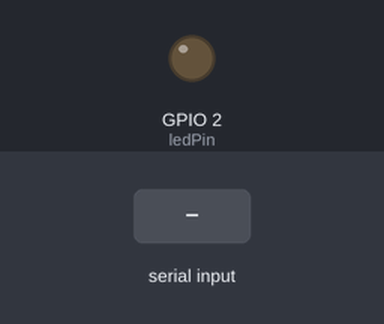
A sketch run on a simulated ESP32. Shown: output pins drawn as LEDs (lit = HIGH). The inputs (shaded band) are chosen by the test bench. Nothing arrives over Bluetooth unless stated.

Above: at 1.2 s.
1.3 s: "1" received over the second serial link
At 2.5 s:
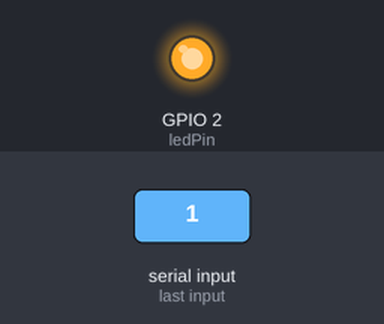
2.8 s: "0" received over the second serial link
At 3.8 s:
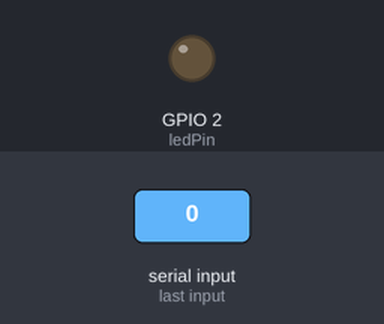
Timing chart, 0 to 5.8 s (numbered marks = the images above; inputs shaded):
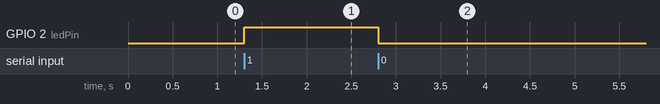

Measured:
- after the input at 1.3 s, GPIO 2 (ledPin): LOW → HIGH at once
- after the input at 2.8 s, GPIO 2 (ledPin): HIGH → LOW at once

The sketch:

MIT_APP_Bluetooth_Control_LED.ino
```cpp
#include "BluetoothSerial.h"

BluetoothSerial SerialBT;

const int ledPin = 2;

void setup() {
  // put your setup code here, to run once:
SerialBT.begin("ESP32-Bluetooth");
pinMode(ledPin, OUTPUT);
}

void loop() {
  // put your main code here, to run repeatedly:
  if (SerialBT.available()){
    char c = SerialBT.read();
    if (c=='1'){
      digitalWrite(ledPin, HIGH);
    }
    else if(c=='0'){
      digitalWrite(ledPin, LOW);
    }
  }
}
```
